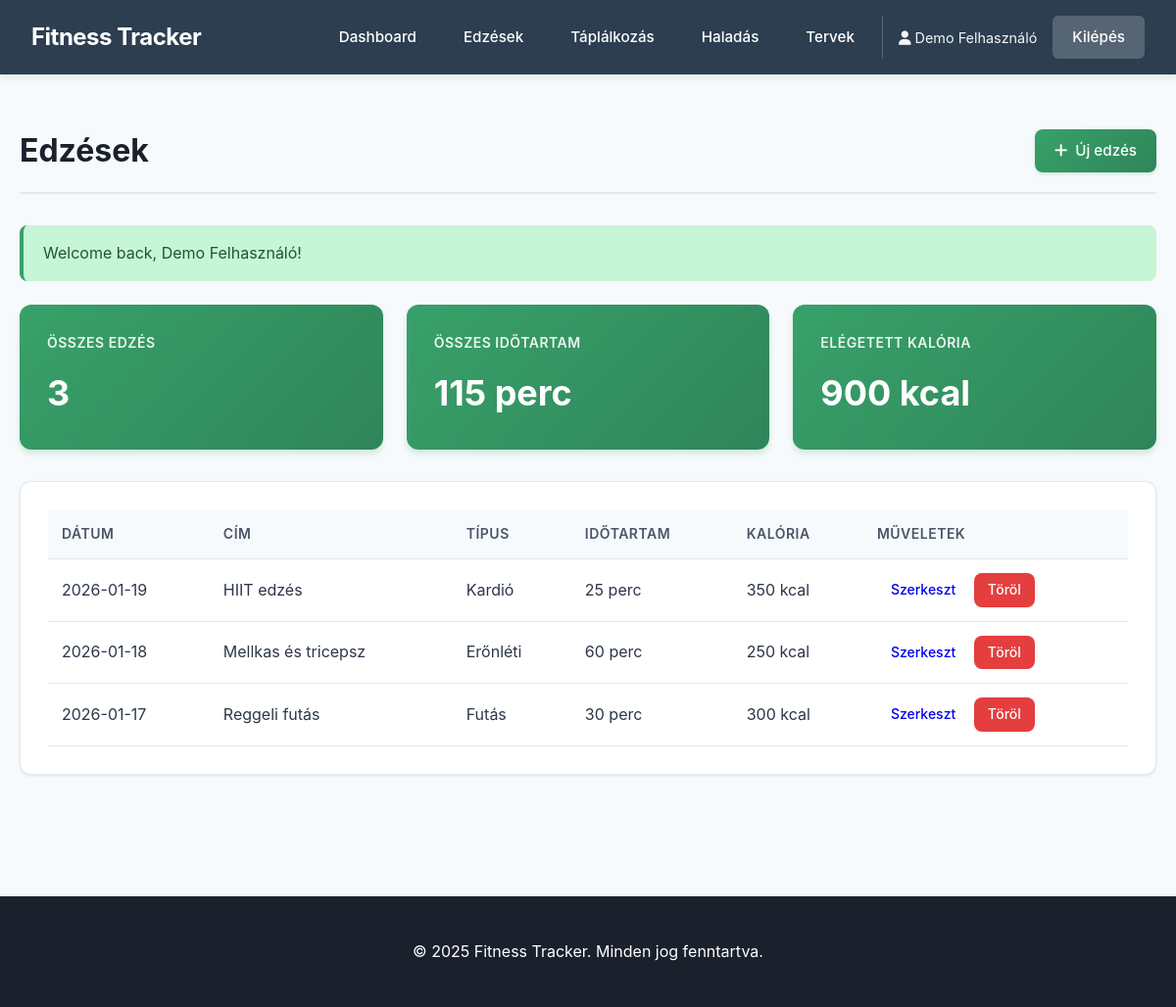
/index.php?action=workout_list (signed in), run on the app's committed database.
### tables this page shows
CREATE TABLE workouts (
    id INT AUTO_INCREMENT PRIMARY KEY,
    user_id INT NOT NULL,
    title VARCHAR(100) NOT NULL,
    type VARCHAR(50) NOT NULL,
    duration INT NOT NULL COMMENT 'Duration in minutes',
    calories_burned INT NOT NULL,
    notes TEXT,
    workout_date DATE NOT NULL,
    created_at TIMESTAMP DEFAULT CURRENT_TIMESTAMP,
    FOREIGN KEY (user_id) REFERENCES users(id) ON DELETE CASCADE,
    INDEX idx_user_date (user_id, workout_date)
);

### controllers/BaseController.php (called while the page is built, shortened)
<?php
abstract class BaseController
{
    public function __construct($model)
    {
        $this->model = $model;
    }
    protected function render(string $view, array $data = []): void
    {
        extract($data);
        $viewFile = "views/{$view}.php";
        include $viewFile;
    }
    protected function getUserId(): ?int
    {
        return $_SESSION['user_id'] ?? null;
    }
    protected function getFlash(): ?array
    {
        if (isset($_SESSION['flash_message'])) {
            $flash = [
                'message' => $_SESSION['flash_message'],
                'type' => $_SESSION['flash_type'] ?? 'success'
            ];
            return $flash;
        }
        return null;
    }
}

### controllers/WorkoutController.php (called while the page is built, shortened)
<?php
class WorkoutController extends BaseController
{
    public function list(): void
    {
        $userId = $this->getUserId();
        $workouts = $this->model->getByUserId($userId);
        $stats = $this->model->getStatistics($userId);
        $this->render('workout/index', [
            'workouts' => $workouts,
            'stats' => $stats,
            'flash' => $this->getFlash()
        ]);
    }
}

### classes/Router.php (called while the page is built, shortened)
<?php
class Router
{
    private array $routes = [];
    private Database $database;
    public function __construct(Database $database)
    {
        $this->database = $database;
    }
    public function add(string $action, string $controllerClass, string $method, string $modelClass): void
    {
        $this->routes[$action] = [
            'controller' => $controllerClass,
            'method' => $method,
            'model' => $modelClass
        ];
    }
    public function dispatch(?string $action = null): void
    {
        $action = $action ?? $_GET['action'] ?? 'home';
        $route = $this->routes[$action];
        $model = new $route['model']($this->database);
        $controller = new $route['controller']($model);
        $method = $route['method'];
        $controller->$method();
    }
}

### index.php (called while the page is built, shortened)
<?php
require_once 'config/database.php';
require_once 'classes/Database.php';
require_once 'classes/Router.php';
require_once 'models/BaseModel.php';
require_once 'controllers/BaseController.php';
require_once 'models/Workout.php';
require_once 'controllers/WorkoutController.php';
$database = Database::getInstance();
$router = new Router($database);
$router->add('login', AuthController::class, 'login', User::class);
$router->add('register', AuthController::class, 'register', User::class);
$router->add('logout', AuthController::class, 'logout', User::class);
$router->add('home', DashboardController::class, 'home', User::class);
$router->add('workout_list', WorkoutController::class, 'list', Workout::class);
$router->add('workout_create', WorkoutController::class, 'create', Workout::class);
$router->add('workout_edit', WorkoutController::class, 'edit', Workout::class);
$router->add('workout_delete', WorkoutController::class, 'delete', Workout::class);
$router->add('nutrition_list', NutritionController::class, 'list', Nutrition::class);
$router->add('nutrition_create', NutritionController::class, 'create', Nutrition::class);
$router->add('nutrition_edit', NutritionController::class, 'edit', Nutrition::class);
$router->add('nutrition_delete', NutritionController::class, 'delete', Nutrition::class);
$router->add('calculator', NutritionController::class, 'calculator', Nutrition::class);
$router->add('progress_list', ProgressController::class, 'list', Progress::class);
$router->add('progress_create', ProgressController::class, 'create', Progress::class);
$router->add('progress_charts', ProgressController::class, 'charts', Progress::class);
$router->add('plan_list', WorkoutPlanController::class, 'list', WorkoutPlan::class);
$router->add('plan_create', WorkoutPlanController::class, 'create', WorkoutPlan::class);
$router->add('plan_show', WorkoutPlanController::class, 'show', WorkoutPlan::class);
$router->add('plan_clone', WorkoutPlanController::class, 'clone', WorkoutPlan::class);
$router->dispatch();

### models/BaseModel.php (called while the page is built, shortened)
<?php
abstract class BaseModel
{
    public function __construct(Database $database)
    {
        $this->db = $database->getConnection();
    }
}

### classes/Database.php (called while the page is built, shortened)
<?php
class Database
{
    private mysqli $connection;
    private function __construct()
    {
        $this->connection = new mysqli(
            DB_HOST,
            DB_USER,
            DB_PASS,
            DB_NAME
        );
        $this->connection->set_charset(DB_CHARSET);
    }
    public function getConnection(): mysqli
    {
        return $this->connection;
    }
}

### models/Workout.php (called while the page is built, shortened)
<?php
class Workout extends BaseModel
{
    protected string $table = 'workouts';
    public function getByUserId(int $userId): mysqli_result|false
    {
        $sql = "SELECT * FROM {$this->table} WHERE user_id = ? ORDER BY workout_date DESC, created_at DESC";
        $stmt = $this->db->prepare($sql);
        $stmt->bind_param('i', $userId);
        $stmt->execute();
        return $stmt->get_result();
    }
    public function getStatistics(int $userId): ?array
    {
        $sql = "SELECT
                    COUNT(*) as total_workouts,
                    SUM(duration) as total_duration,
                    SUM(calories_burned) as total_calories,
                    AVG(duration) as avg_duration,
                    AVG(calories_burned) as avg_calories
                FROM {$this->table}
                WHERE user_id = ?";
        $stmt = $this->db->prepare($sql);
        $stmt->bind_param('i', $userId);
        $stmt->execute();
        return $stmt->get_result()->fetch_assoc();
    }
}

### views/workout/index.php (the view)
<?php include 'views/layouts/header.php'; ?>
<div class="container">
    <div class="page-header">
        <h1>Edzések</h1>
        <a href="index.php?action=workout_create" class="btn btn-primary"><i class="fa-solid fa-plus"></i> Új edzés</a>
    </div>
    <?php if ($flash): ?>
        <div class="alert alert-<?php echo $flash['type']; ?>">
            <?php echo htmlspecialchars($flash['message']); ?>
        </div>
    <?php endif; ?>
    <?php if ($stats): ?>
    <div class="stats-summary">
        <div class="stat-box">
            <h3>Összes edzés</h3>
            <p class="stat-number"><?php echo $stats['total_workouts']; ?></p>
        </div>
        <div class="stat-box">
            <h3>Összes időtartam</h3>
            <p class="stat-number"><?php echo number_format($stats['total_duration']); ?> perc</p>
        </div>
        <div class="stat-box">
            <h3>Elégetett kalória</h3>
            <p class="stat-number"><?php echo number_format($stats['total_calories']); ?> kcal</p>
        </div>
    </div>
    <?php endif; ?>
    <div class="card">
        <table class="data-table">
            <thead>
                <tr>
                    <th>Dátum</th>
                    <th>Cím</th>
                    <th>Típus</th>
                    <th>Időtartam</th>
                    <th>Kalória</th>
                    <th>Műveletek</th>
                </tr>
            </thead>
            <tbody>
                <?php if ($workouts && $workouts->num_rows > 0): ?>
                    <?php while ($row = $workouts->fetch_assoc()): ?>
                    <tr>
                        <td><?php echo date('Y-m-d', strtotime($row['workout_date'])); ?></td>
                        <td><?php echo htmlspecialchars($row['title']); ?></td>
                        <td><?php echo htmlspecialchars($row['type']); ?></td>
                        <td><?php echo $row['duration']; ?> perc</td>
                        <td><?php echo $row['calories_burned']; ?> kcal</td>
                        <td>
                            <a href="index.php?action=workout_edit&id=<?php echo $row['id']; ?>" class="btn btn-sm">Szerkeszt</a>
                            <a href="index.php?action=workout_delete&id=<?php echo $row['id']; ?>"
                               class="btn btn-sm btn-danger"
                               onclick="return confirm('Biztosan törölni szeretnéd?')">Töröl</a>
                        </td>
                    </tr>
                    <?php endwhile; ?>
                <?php else: ?>
                    <tr>
                        <td colspan="6" class="empty-state">Még nincsenek edzések rögzítve.</td>
                    </tr>
                <?php endif; ?>
            </tbody>
        </table>
    </div>
</div>
<?php include 'views/layouts/footer.php'; ?>

### public/css/style.css (style rules this page uses)
* { margin: 0; padding: 0; box-sizing: border-box; }
body { font-family: 'Inter', -apple-system, BlinkMacSystemFont, 'Segoe UI', sans-serif; line-height: 1.6; color: #2d3748; background-color: #f7fafc; }
.container { max-width: 1400px; margin: 0 auto; padding: 20px; }
.page-header { display: flex; justify-content: space-between; align-items: center; margin-bottom: 2rem; padding-bottom: 1rem; border-bottom: 2px solid #e2e8f0; }
.page-header h1 { color: #1a202c; font-size: 2rem; font-weight: 700; }
.card { background: white; border-radius: 12px; padding: 1.75rem; margin-bottom: 1.5rem; box-shadow: 0 1px 3px rgba(0,0,0,0.1); border: 1px solid #e2e8f0; }
.stats-summary { display: grid; grid-template-columns: repeat(auto-fit, minmax(220px, 1fr)); gap: 1.5rem; margin-bottom: 2rem; }
.stat-box { background: linear-gradient(135deg, #38a169 0%, #2f855a 100%); color: white; padding: 1.75rem; border-radius: 12px; text-align: left; box-shadow: 0 4px 6px rgba(56, 161, 105, 0.2); }
.stat-box h3 { color: white; font-size: 0.875rem; margin-bottom: 0.75rem; opacity: 0.9; text-transform: uppercase; letter-spacing: 0.5px; font-weight: 600; }
.stat-number { font-size: 2.25rem; font-weight: 700; margin: 0; }
.data-table { width: 100%; border-collapse: collapse; }
.data-table thead { background-color: #f7fafc; }
.data-table th, .data-table td { padding: 0.875rem; text-align: left; border-bottom: 1px solid #e2e8f0; }
.data-table th { font-weight: 600; color: #4a5568; font-size: 0.875rem; text-transform: uppercase; letter-spacing: 0.5px; }
.data-table tbody tr { transition: background-color 0.15s; }
.btn { display: inline-flex; align-items: center; justify-content: center; gap: 0.5rem; padding: 0.625rem 1.25rem; border: none; border-radius: 8px; font-size: 0.95rem; font-weight: 500; cursor: pointer; text-decoration: none; transition: all 0.2s; }
.btn-primary { background: linear-gradient(135deg, #38a169 0%, #2f855a 100%); color: white; box-shadow: 0 2px 4px rgba(56, 161, 105, 0.2); }
.btn-danger { background-color: #e53e3e; color: white; }
.btn-sm { padding: 0.375rem 0.875rem; font-size: 0.875rem; }
.alert { padding: 1rem 1.25rem; border-radius: 8px; margin-bottom: 1.5rem; border-left: 4px solid; }
.alert-success { background-color: #c6f6d5; color: #22543d; border-color: #38a169; }

### data on the page
workouts: workout_date "2026-01-19", title "HIIT edzés", type "Kardió", duration "25", calories_burned "350"
workouts: workout_date "2026-01-18", title "Mellkas és tricepsz", type "Erőnléti", duration "60", calories_burned "250"
workouts: workout_date "2026-01-17", title "Reggeli futás", type "Futás", duration "30", calories_burned "300"

### other printed values
$_SESSION['user_name'] "Demo Felhasználó"
$flash['message'] "Welcome back, Demo Felhasználó!"
$stats['total_workouts'] "3"
$stats['total_duration'] "115"
$stats['total_calories'] "900"
